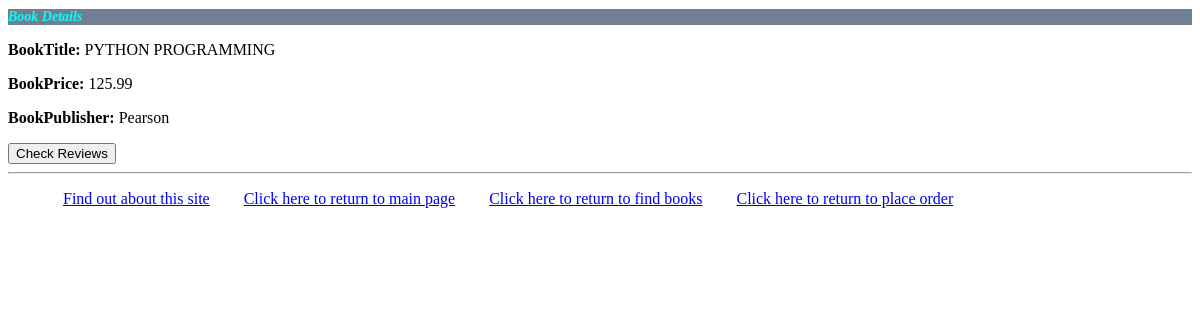
The page /myapp/4/ on the database its author committed.
### myapp/models.py (models this page shows, shortened)
class Book(models.Model):
    CATEGORY_CHOICES = [
        ('S', 'Scinece&Tech'),
        ('F', 'Fiction'),
        ('B', 'Biography'),
        ('T', 'Travel'),
        ('O', 'Other')
    ]
    title = models.CharField(max_length=200)
    category = models.CharField(max_length=1, choices=CATEGORY_CHOICES, default='F')
    num_pages = models.PositiveIntegerField(default=100)
    price = models.DecimalField(max_digits=10, decimal_places=2)
    publisher = models.ForeignKey(Publisher, related_name='books', on_delete=models.CASCADE)
    description = models.CharField(max_length=100, blank=True)
    num_reviews = models.PositiveIntegerField(default=0)

class Publisher(models.Model):
    name = models.CharField(max_length=200)
    website = models.URLField()
    city = models.CharField(max_length=20, blank=True)
    country = models.CharField(max_length=20, default='USA', blank=False)
    def __str__(self):
        return self.name

### myapp/views.py (the view)
# urls.py: path(r'<int:book_id>/', views.detail, name='detail'),
def detail(request, book_id):
    book_Detail = get_object_or_404(Book, id=book_id)
    return render(request, 'myapp/detail.html', {'book_title': book_Detail.title.upper(), 'book_price': book_Detail.price, 'book_publisher':book_Detail.publisher, 'book_id': book_id})

### myapp/templates/myapp/detail.html
{% extends 'myapp/base.html' %}
{% block body_block%}
    <h1>Book Details</h1>
    <p><b> BookTitle: </b>{{ book_title }}</p>
    <p><b> BookPrice: </b>{{ book_price }}</p>
    <p><b> BookPublisher: </b>{{ book_publisher }}</p>
    <a href="{% url 'myapp:chk_reviews' book_id %}"><button class="btn btn-success" > Check Reviews </button></a>
{% endblock %}

### myapp/static/myapp/style.css (style rules this page uses)
h1 { background-color: slategray; text-decoration-color: chocolate; font-size: 14px; color: aqua; font-style: italic; }

### rows shown on the page
Book: title "PYTHON PROGRAMMING", price "125.99"
Publisher: name "Pearson"
